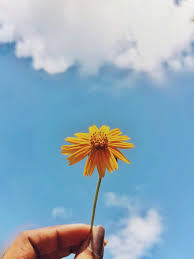
#> input picture Understanding_Convolution_in_AI/pics/pic1.jpeg, 194 x 259 px, found by its file name
$ jupyter execute Understanding_Convolution_in_AI.ipynb
#> lines starting #> are read from the running program, lines starting #| are printed output that depends on the picture
<a href="https://colab.research.google.com/github/ab2gbl/ai-learning-projects/blob/main/Understanding_Convolution_in_AI/Understanding_Convolution_in_AI.ipynb" target="_parent"></a>

[cell 1]
import numpy as np
import cv2
import matplotlib.pyplot as plt

[cell 2]
original_image = cv2.imread("pic1.jpeg")
#> original_image is the input picture: shape (259, 194, 3); mean B, G, R 191.5, 172.4, 143.2
img=cv2.cvtColor(original_image,cv2.COLOR_BGR2GRAY)
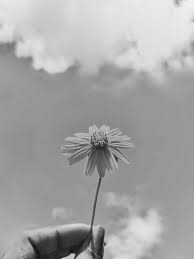
#> img: shape (259, 194); min 9, max 247, mean 165.8
# Display the grayscale image
plt.imshow(img, cmap='gray')
plt.axis('off')
plt.show()

[cell 3]
def wrappingImage(img, kernelSize : int):
    ### width of the mask
#> called with kernelSize = 3
    w = kernelSize // 2

    # Fetch First Rows of for wrapping
    fetchFirstRows = img[0 : w , :]
    fetchLastRows = img[-w : , : ]

    imgWrapped = img.copy()
    imgWrapped = np.insert(imgWrapped, 0, fetchLastRows, axis=0)
    imgWrapped = np.append(imgWrapped, fetchFirstRows, axis = 0)
#> imgWrapped: shape (261, 194)

    ### Fetch First and Last Colsfro wrapping
    fetchFirstCols = imgWrapped[:, 0 : w]
#> fetchFirstCols = 261 values, max 231 at index 1, min 126 at index 47, mean 166.4
    fetchLastCols = imgWrapped[:, -w : ]
#> fetchLastCols = 261 values, max 242 at index 1, min 140 at index 45, mean 169.9
    imgWrapped = np.concatenate([fetchLastCols,imgWrapped], axis=1)
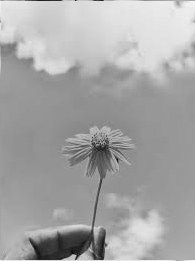
#> imgWrapped: shape (261, 195); min 9, max 247, mean 166
    imgWrapped = np.append(imgWrapped, fetchFirstCols, axis = 1)
#> imgWrapped: shape (261, 196)

    return imgWrapped

def meanFilter(originalImg, wrappedImage, kernelSize: int):
#> called with kernelSize = 3
    filteredImage = np.zeros(originalImg.shape, dtype=np.int32)

    image_h, image_w = originalImg.shape[0], originalImg.shape[1]
#> image_h = 259; image_w = 194

    w = kernelSize // 2

    for i in range(w, image_h - w):
        for j in range(w, image_w - w):
            total = 0

            for m in range(kernelSize):
                for n in range(kernelSize):
                    total += int(wrappedImage[i - w + m][j - w + n])

            # Compute the mean value and assign it to the output image
            filteredImage[i, j] = total // (kernelSize * kernelSize)  # Integer division
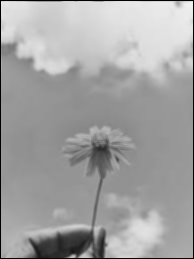
#> filteredImage: shape (259, 194) int32; min 0, max 241, mean 162.5

    return filteredImage

wrappedImg = wrappingImage(img, 3)
## mean filter image
meanFilteredImg = meanFilter(img, wrappedImg, 3)

[cell 4]
plt.figure(figsize=(6,6))
plt.imshow(meanFilteredImg, cmap='gray')
plt.title('Filtered Image using mean filter')
plt.title('Convolved Image')
plt.axis('off')
plt.show()

[cell 5]
def convolve2d(image, kernel):
    image_height, image_width = image.shape
#> image_height = 259; image_width = 194
    k_height, k_width = kernel.shape  # Corrected typo here

    # Add padding to the image
    padded_image = np.pad(image, ((k_height//2, k_height//2), (k_width//2, k_width//2)), mode='constant', constant_values=0)
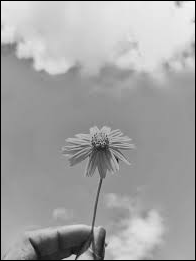
#> padded_image: shape (261, 196); min 0, max 247, mean 162.9

    # Initialize output image with zeros (same size as input)
    #output = np.zeros((image_height, image_width))
    output = np.zeros_like(image,dtype = 'int')
    # Perform convolution
    for y in range(image_height):
        for x in range(image_width):
            # Extract the region of interest from the padded image
            region = padded_image[y:y+k_height, x:x+k_width]

            # Apply the kernel on the region (element-wise multiplication and sum)
            output[y, x] = np.sum(region * kernel)
            # applying RELU
            if output[y,x] < 0 : output[y, x] = 0
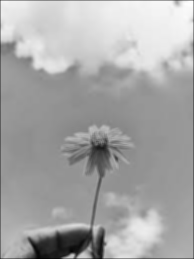
#> output: shape (259, 194) int64; min 168, max 2175, mean 1483; drawn with min black and max white


    return output

[cell 6]
kernel = np.array([[1, 1, 1],
                   [1, 1, 1],
                   [1, 1, 1]])


convolved_image = convolve2d(img, kernel)

plt.figure(figsize=(6,6))
plt.imshow(convolved_image, cmap='gray')
plt.title('Filtered Image using Convolution')
plt.title('Convolved Image')
plt.axis('off')
plt.show()

[cell 7]
# Prewitt X and Y kernels
prewitt_x = np.array([[-1, 0, 1], [-1, 0, 1], [-1, 0, 1]])
prewitt_y = np.array([[-1, -1, -1], [0, 0, 0], [1, 1, 1]])

# Apply Prewitt filters

prewitt_x_image = convolve2d(img, prewitt_x)
#> after the loop in convolve2d (call 2), `for y in range(image_height):`:
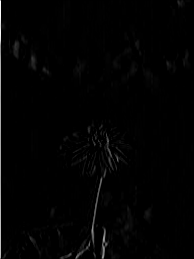
#> output: shape (259, 194) int64; min 0, max 690, mean 7.7; drawn with min black and max white
prewitt_y_image = convolve2d(img, prewitt_y)
#> after the loop in convolve2d (call 3), `for y in range(image_height):`:
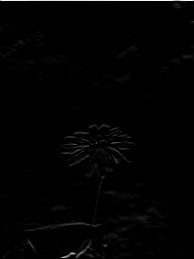
#> output: shape (259, 194) int64; min 0, max 724, mean 7.2; drawn with min black and max white


plt.figure(figsize=(15, 15))
plt.subplot(1, 2, 1)
plt.imshow(prewitt_x_image, cmap='gray')
plt.title('Filtered Image using Convolution x')
plt.axis('off')

plt.subplot(1, 2, 2)
plt.imshow(prewitt_y_image, cmap='gray')
plt.title('Filtered Image using Convolution y')
plt.axis('off')

[cell 8]
combined_image = np.sqrt(prewitt_x_image**2 + prewitt_y_image**2)
plt.imshow(combined_image, cmap='gray')
plt.title('Combined Prewitt X and Y')
plt.axis('off')
plt.show()

[cell 9]
# Using OpenCV filter2D for comparison
filtered_with_filter2D = cv2.filter2D(img, -1, prewitt_x)
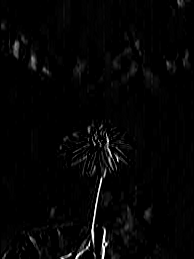
#> filtered_with_filter2D: shape (259, 194); min 0, max 255, mean 5

#plt.subplot(1, 2, 1)
plt.imshow(filtered_with_filter2D, cmap='gray')
plt.title('Prewitt X using filter2D')
plt.axis('off')
'''
plt.subplot(1,2,2)
plt.imshow(combined_image, cmap='gray')
plt.title('Combined Prewitt X and Y')
plt.axis('off')
'''
plt.show()
